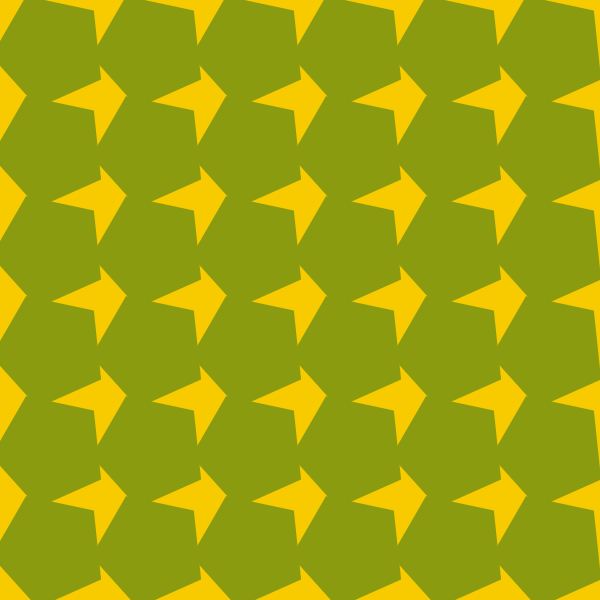
Frame 1 (no input)
Frame 60 (the mouse pressed at the canvas centre just before this capture): identical to frame 1, image omitted
Frame 120 (the mouse held since frame 60 and released just before this capture): identical to frame 1, image omitted

The Processing sketch that drew this single still picture (run headless with seeded random() and noise(); from frame 60 on, the mouse is pressed at the canvas centre):

// Processing sketch: polygonPattern
// ── polygonPattern.pde
void setup() {
  size(600, 600);
  background(44);
  //noLoop();
}

void draw() {
  background(#F8CA00);
  stroke(25,-3);
  strokeWeight(0);
  int size = 59;
  int step = 100;
  
  for(float x=step/2; x<width; x+=step){
  for(float y=step/2; y<height; y+=step){
    pushMatrix();
    fill(#8A9B0F);
    translate(x,y);
    rotate(radians(102));
    polygon(0,0,size,5);
    popMatrix();
  }
  }
  
}

void polygon(float x, float y, float radius, int npoints) {
  float angle = TWO_PI / npoints;
  beginShape();
  for (float a = 0; a < TWO_PI; a += angle) {
    float sx = x + cos(a) * radius;
    float sy = y + sin(a) * radius;
    vertex(sx, sy);
  }
  endShape(CLOSE);
}
